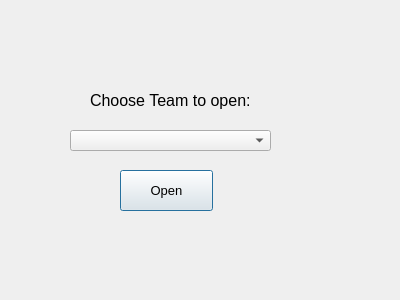
<?xml version="1.0" encoding="UTF-8"?>
<ui version="4.0">
 <class>Dialog</class>
 <widget class="QDialog" name="Dialog">
  <property name="geometry">
   <rect>
    <x>0</x>
    <y>0</y>
    <width>400</width>
    <height>300</height>
   </rect>
  </property>
  <property name="windowTitle">
   <string>Dialog</string>
  </property>
  <widget class="QLabel" name="label">
   <property name="geometry">
    <rect>
     <x>90</x>
     <y>80</y>
     <width>299</width>
     <height>40</height>
    </rect>
   </property>
   <property name="font">
    <font>
     <family>Ubuntu</family>
     <pointsize>12</pointsize>
     <weight>50</weight>
     <bold>false</bold>
    </font>
   </property>
   <property name="text">
    <string>Choose Team to open:</string>
   </property>
  </widget>
  <widget class="QPushButton" name="openbtn">
   <property name="geometry">
    <rect>
     <x>120</x>
     <y>170</y>
     <width>93</width>
     <height>41</height>
    </rect>
   </property>
   <property name="font">
    <font>
     <family>Ubuntu</family>
     <pointsize>10</pointsize>
     <weight>50</weight>
     <bold>false</bold>
    </font>
   </property>
   <property name="text">
    <string>Open</string>
   </property>
   <property name="shortcut">
    <string>Return</string>
   </property>
  </widget>
  <widget class="QComboBox" name="open_cb">
   <property name="geometry">
    <rect>
     <x>70</x>
     <y>130</y>
     <width>201</width>
     <height>21</height>
    </rect>
   </property>
  </widget>
 </widget>
 <resources/>
 <connections/>
</ui>
